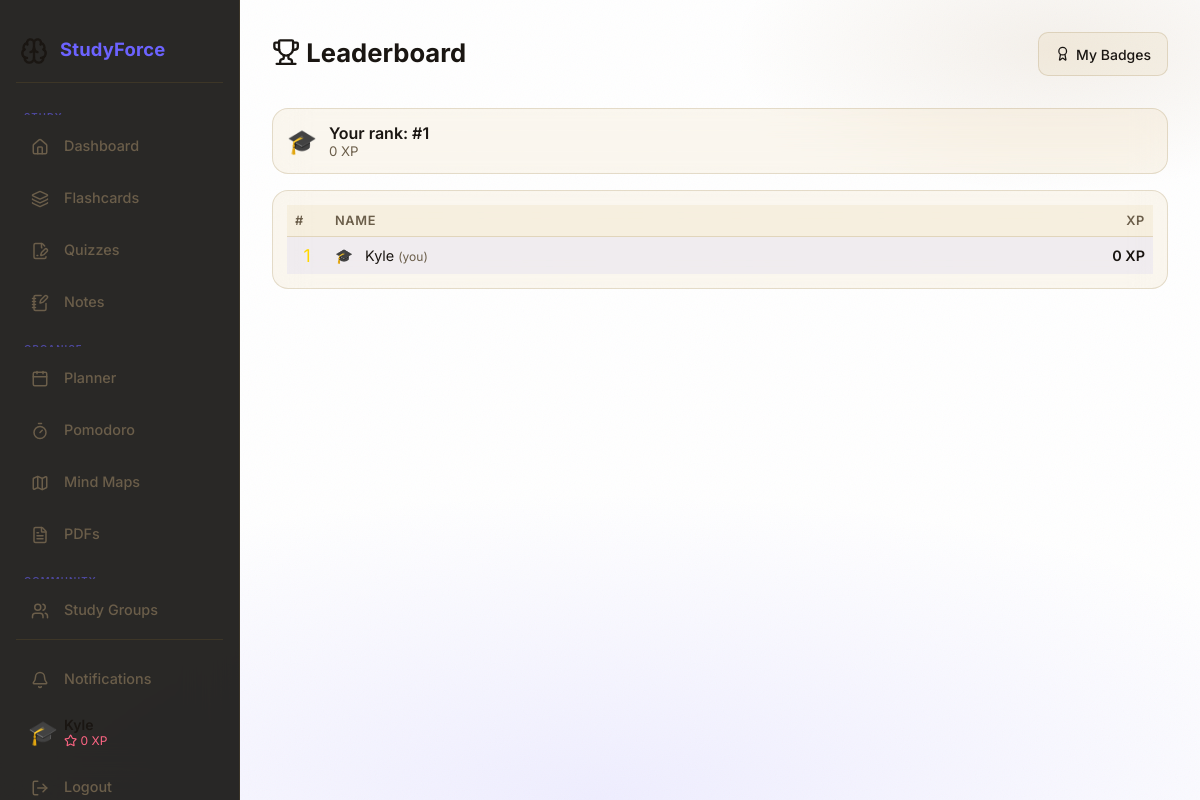
Page /gamification/leaderboard (signed in) on the committed database.
### app/models/user.py (models this page shows, shortened)
class User(UserMixin, db.Model):
    __tablename__ = "users"
    id = db.Column(db.Integer, primary_key=True)
    email = db.Column(db.String(255), unique=True, nullable=False, index=True)
    display_name = db.Column(db.String(100), nullable=False)
    password_hash = db.Column(db.String(255), nullable=False)
    avatar = db.Column(db.String(10), default="🎓")  # emoji avatar
    theme_prefs = db.Column(db.JSON, default=lambda: {
        "mode": "dark",
        "primary": "#d4a853",
        "accent": "#f0c97a",
        "background": "#0c0b09",
    })
    onboarding_complete = db.Column(db.Boolean, default=False)
    created_at = db.Column(db.DateTime, default=lambda: datetime.now(timezone.utc))
    subjects = db.relationship("Subject", back_populates="user", cascade="all, delete-orphan", lazy="dynamic")
    decks = db.relationship("Deck", back_populates="user", cascade="all, delete-orphan", lazy="dynamic")
    quizzes = db.relationship("Quiz", back_populates="user", cascade="all, delete-orphan", lazy="dynamic")
    notes = db.relationship("Note", back_populates="user", cascade="all, delete-orphan", lazy="dynamic")
    study_events = db.relationship("StudyEvent", back_populates="user", cascade="all, delete-orphan", lazy="dynamic")
    pomodoro_sessions = db.relationship("PomodoroSession", back_populates="user", cascade="all, delete-orphan", lazy="dynamic")
    mind_maps = db.relationship("MindMap", back_populates="user", cascade="all, delete-orphan", lazy="dynamic")
    pdf_files = db.relationship("PDFFile", back_populates="user", cascade="all, delete-orphan", lazy="dynamic")
    streak = db.relationship("Streak", back_populates="user", uselist=False, cascade="all, delete-orphan")
    xp_transactions = db.relationship("XPTransaction", back_populates="user", cascade="all, delete-orphan", lazy="dynamic")
    user_badges = db.relationship("UserBadge", back_populates="user", cascade="all, delete-orphan", lazy="dynamic")
    subject_progress = db.relationship("SubjectProgress", back_populates="user", cascade="all, delete-orphan", lazy="dynamic")
    notifications = db.relationship("Notification", back_populates="user", cascade="all, delete-orphan", lazy="dynamic")
    group_memberships = db.relationship("GroupMember", back_populates="user", cascade="all, delete-orphan", lazy="dynamic")
    @property
    def total_xp(self) -> int:
        from .gamification import XPTransaction
        return db.session.query(
            db.func.coalesce(db.func.sum(XPTransaction.amount), 0)
        ).filter_by(user_id=self.id).scalar()
    @property
    def unread_notification_count(self) -> int:
        from .notification import Notification
        return Notification.query.filter_by(user_id=self.id, is_read=False).count()

### app/blueprints/gamification/routes.py (the view)
@gamification_bp.route("/leaderboard")
@login_required
def leaderboard():
    xp_sub = (
        db.session.query(
            XPTransaction.user_id,
            db.func.coalesce(db.func.sum(XPTransaction.amount), 0).label("total"),
        )
        .group_by(XPTransaction.user_id)
        .subquery()
    )
    top_users = (
        db.session.query(User, db.func.coalesce(xp_sub.c.total, 0).label("total"))
        .outerjoin(xp_sub, User.id == xp_sub.c.user_id)
        .order_by(db.desc("total"))
        .limit(20)
        .all()
    )
    user_rank = None
    for i, (u, _) in enumerate(top_users, start=1):
        if u.id == current_user.id:
            user_rank = i
            break
    return render_template(
        "gamification/leaderboard.html",
        top_users=top_users,
        user_rank=user_rank,
    )

### app/templates/gamification/leaderboard.html (shortened to what this page needs)
{% extends "base.html" %}
{% block content %}
<div class="page-header">
  <h1 class="page-title"><i data-lucide="trophy"></i> Leaderboard</h1>
  <a href="{{ url_for('gamification.badges') }}" class="btn btn-glass"><i data-lucide="award"></i> My Badges</a>
</div>
{% if user_rank %}
<div class="glass p-3" style="margin-bottom:1rem; display:flex; align-items:center; gap:0.75rem;">
  <span style="font-size:1.5rem;">{{ current_user.avatar }}</span>
  <div>
    <div style="font-weight:600;">Your rank: #{{ user_rank }}</div>
    <div style="font-size:0.83rem; color:var(--text-muted);">{{ current_user.total_xp }} XP</div>
  </div>
</div>
{% endif %}
<div class="glass p-3">
  {% if top_users %}
  <table style="width:100%; border-collapse:collapse; font-size:0.9rem;">
    <thead>
      <tr style="border-bottom:1px solid var(--border-color);">
        <th style="text-align:left; padding:0.5rem; width:2.5rem;">#</th>
        <th style="text-align:left; padding:0.5rem;">Name</th>
        <th style="text-align:right; padding:0.5rem;">XP</th>
      </tr>
    </thead>
    <tbody>
      {% for u, xp in top_users %}
      {% set rank = loop.index %}
      <tr style="border-bottom:1px solid var(--border-color); {% if u.id == current_user.id %}background:rgba(99,102,241,0.07);{% endif %}">
        <td style="padding:0.5rem; font-size:1.1rem; text-align:center;">
          {% if rank == 1 %}<span style="color:gold;">1</span>{% elif rank == 2 %}<span style="color:silver;">2</span>{% elif rank == 3 %}<span style="color:#cd7f32;">3</span>{% else %}{{ rank }}{% endif %}
        </td>
        <td style="padding:0.5rem;">
          <span style="margin-right:0.5rem;">{{ u.avatar }}</span>
          {{ u.display_name }}
          {% if u.id == current_user.id %}<span style="font-size:0.75rem; color:var(--text-muted);"> (you)</span>{% endif %}
        </td>
        <td style="padding:0.5rem; text-align:right; font-weight:600; color:var(--accent-color);">{{ xp }} XP</td>
      </tr>
      {% endfor %}
    </tbody>
  </table>
  {% else %}
  <p style="color:var(--text-muted); text-align:center;">No XP earned yet. Start studying!</p>
  {% endif %}
</div>
{% endblock %}

### app/templates/base.html (shortened to what this page needs)
<!DOCTYPE html>
<html lang="en" data-theme="{{ theme.mode }}">
<head>
  <link rel="stylesheet" href="{{ url_for('static', filename='css/base.css') }}" />
  <link rel="stylesheet" href="{{ url_for('static', filename='css/sidebar.css') }}" />
  <link rel="stylesheet" href="{{ url_for('static', filename='css/components.css') }}" />
</head>
<body>
{% if not request.endpoint or not request.endpoint.startswith('auth.') %}
<aside class="sidebar" id="sidebar" role="navigation" aria-label="Main navigation">
  <div class="sidebar-logo" onclick="toggleSidebar()" title="Toggle sidebar" tabindex="0" role="button" aria-label="Toggle sidebar" onkeydown="if(event.key==='Enter')toggleSidebar()">
    <span class="logo-icon" aria-hidden="true"><i data-lucide="brain"></i></span>
    <span class="logo-text">StudyForce</span>
  </div>
  <span class="sidebar-section-label">Study</span>
  <a href="{{ url_for('dashboard.index') }}"
     class="sidebar-link {% if request.endpoint == 'dashboard.index' %}active{% endif %}"
     data-tooltip="Dashboard"
     aria-label="Dashboard"
     aria-current="{% if request.endpoint == 'dashboard.index' %}page{% endif %}">
    <span class="nav-icon" aria-hidden="true"><i data-lucide="house"></i></span>
    <span class="nav-label">Dashboard</span>
  </a>
  <a href="{{ url_for('flashcards.decks') }}"
     class="sidebar-link {% if request.blueprint == 'flashcards' %}active{% endif %}"
     data-tooltip="Flashcards"
     aria-label="Flashcards"
     aria-current="{% if request.blueprint == 'flashcards' %}page{% endif %}">
    <span class="nav-icon" aria-hidden="true"><i data-lucide="layers"></i></span>
    <span class="nav-label">Flashcards</span>
  </a>
  <a href="{{ url_for('quizzes.list') }}"
     class="sidebar-link {% if request.blueprint == 'quizzes' %}active{% endif %}"
     data-tooltip="Quizzes"
     aria-label="Quizzes"
     aria-current="{% if request.blueprint == 'quizzes' %}page{% endif %}">
    <span class="nav-icon" aria-hidden="true"><i data-lucide="file-pen-line"></i></span>
    <span class="nav-label">Quizzes</span>
  </a>
  <a href="{{ url_for('notes.list') }}"
     class="sidebar-link {% if request.blueprint == 'notes' %}active{% endif %}"
     data-tooltip="Notes"
     aria-label="Notes"
     aria-current="{% if request.blueprint == 'notes' %}page{% endif %}">
    <span class="nav-icon" aria-hidden="true"><i data-lucide="notebook-pen"></i></span>
    <span class="nav-label">Notes</span>
  </a>
  <span class="sidebar-section-label">Organise</span>
  <a href="{{ url_for('planner.index') }}"
     class="sidebar-link {% if request.blueprint == 'planner' %}active{% endif %}"
     data-tooltip="Planner"
     aria-label="Planner"
     aria-current="{% if request.blueprint == 'planner' %}page{% endif %}">
    <span class="nav-icon" aria-hidden="true"><i data-lucide="calendar"></i></span>
    <span class="nav-label">Planner</span>
  </a>
  <a href="{{ url_for('pomodoro.index') }}"
     class="sidebar-link {% if request.blueprint == 'pomodoro' %}active{% endif %}"
     data-tooltip="Pomodoro"
     aria-label="Pomodoro"
     aria-current="{% if request.blueprint == 'pomodoro' %}page{% endif %}">
    <span class="nav-icon" aria-hidden="true"><i data-lucide="timer"></i></span>
    <span class="nav-label">Pomodoro</span>
  </a>
  <a href="{{ url_for('mindmaps.list_maps') }}"
     class="sidebar-link {% if request.blueprint == 'mindmaps' %}active{% endif %}"
     data-tooltip="Mind Maps"
     aria-label="Mind Maps"
     aria-current="{% if request.blueprint == 'mindmaps' %}page{% endif %}">
    <span class="nav-icon" aria-hidden="true"><i data-lucide="map"></i></span>
    <span class="nav-label">Mind Maps</span>
  </a>
  <a href="{{ url_for('pdfs.list_pdfs') }}"
     class="sidebar-link {% if request.blueprint == 'pdfs' %}active{% endif %}"
     data-tooltip="PDFs"
     aria-label="PDFs"
     aria-current="{% if request.blueprint == 'pdfs' %}page{% endif %}">
    <span class="nav-icon" aria-hidden="true"><i data-lucide="file-text"></i></span>
    <span class="nav-label">PDFs</span>
  </a>
  <span class="sidebar-section-label">Community</span>
  <a href="{{ url_for('groups.list_groups') }}"
     class="sidebar-link {% if request.blueprint == 'groups' %}active{% endif %}"
     data-tooltip="Study Groups"
     aria-label="Study Groups"
     aria-current="{% if request.blueprint == 'groups' %}page{% endif %}">
    <span class="nav-icon" aria-hidden="true"><i data-lucide="users"></i></span>
    <span class="nav-label">Study Groups</span>
  </a>
  <div class="sidebar-bottom">
    <a href="{{ url_for('notifications.list_notifications') }}"
       class="sidebar-link {% if request.blueprint == 'notifications' %}active{% endif %}"
       data-tooltip="Notifications" aria-label="Notifications">
      <span class="nav-icon" aria-hidden="true"><i data-lucide="bell"></i></span>
      <span class="nav-label">
        Notifications
      </span>
    </a>
    {% if current_user.is_authenticated %}
    <a href="{{ url_for('auth.profile') }}" class="sidebar-user" data-tooltip="Profile">
      <span class="user-avatar" aria-hidden="true">{{ current_user.avatar }}</span>
      <div class="user-info">
        <div class="user-name">{{ current_user.display_name }}</div>
        <div class="user-xp"><i data-lucide="star"></i> {{ current_user.total_xp }} XP</div>
      </div>
    </a>
    <a href="{{ url_for('auth.logout') }}" class="sidebar-link" data-tooltip="Logout" aria-label="Logout">
      <span class="nav-icon" aria-hidden="true"><i data-lucide="log-out"></i></span>
      <span class="nav-label">Logout</span>
    </a>
    {% else %}
    <a href="{{ url_for('auth.login') }}" class="sidebar-link" data-tooltip="Sign in">
      <span class="nav-icon" aria-hidden="true"><i data-lucide="log-in"></i></span>
      <span class="nav-label">Sign In</span>
    </a>
    {% endif %}
  </div>
</aside>
{% endif %}
<main class="app-content" id="app-content" role="main">
  {% block content %}{% endblock %}
</main>
</body>
</html>

### rows in the picture
User: avatar "🎓", display_name "Kyle", shows "(you)", xp "0"

### other values in the picture
{{ current_user.total_xp }} "0"
{{ user_rank }} "1"
